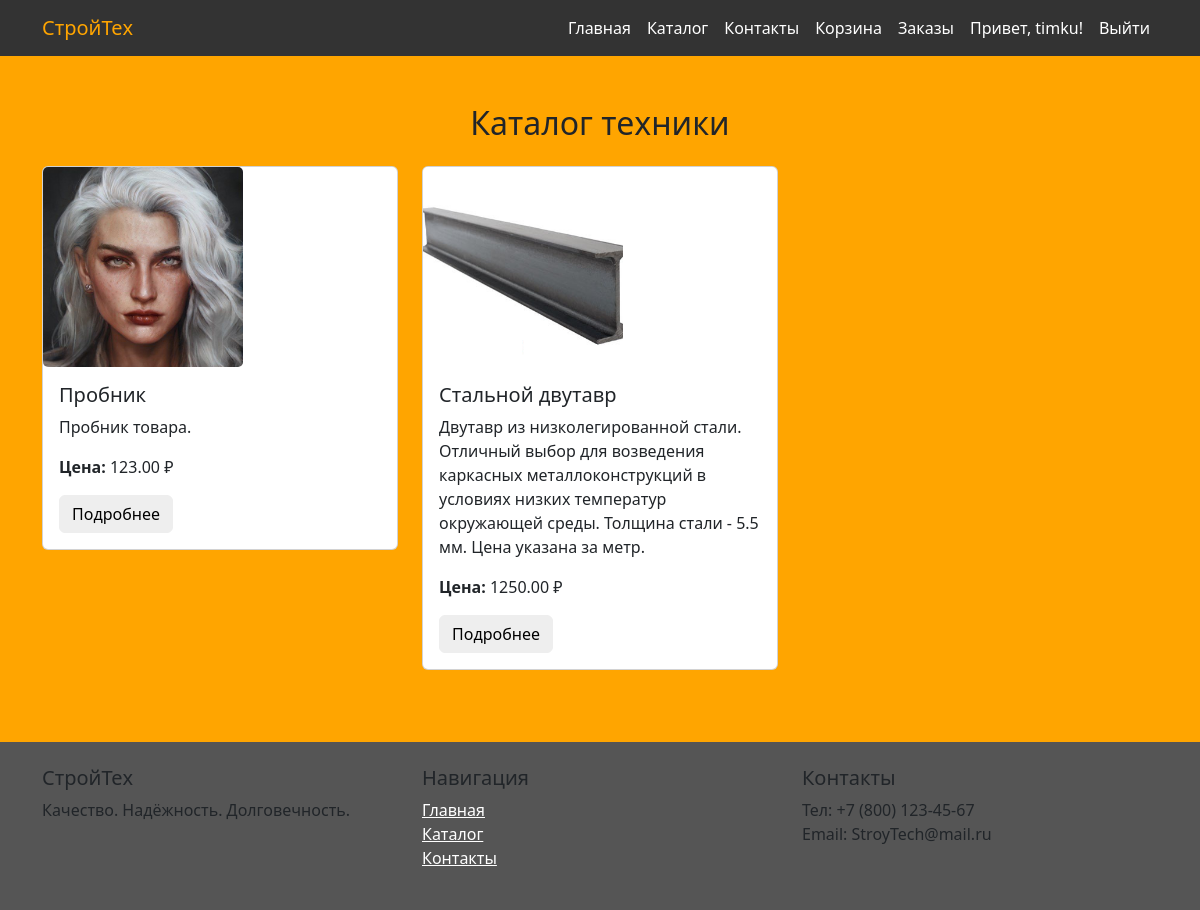
/catalog/ (signed in), run on the app's committed database.
### manager/models.py (models this page shows, shortened)
class Product(models.Model):
    name = models.CharField(max_length=200, verbose_name="Название товара")
    category = models.ForeignKey(Category, on_delete=models.PROTECT, related_name="products", verbose_name="Категория")
    manufacturer = models.ForeignKey(Manufacturer, on_delete=models.PROTECT, verbose_name="Производитель")
    materials = models.ManyToManyField(Material, related_name="products", verbose_name="Материалы")
    price = models.DecimalField(max_digits=10, decimal_places=2, verbose_name="Цена")
    stock = models.PositiveIntegerField(default=0, verbose_name="Количество на складе")
    description = models.TextField(blank=True, verbose_name="Описание")
    dimensions = models.CharField(max_length=100, blank=True, verbose_name="Размеры (ДxШxВ)")
    created_at = models.DateTimeField(default=timezone.now, verbose_name="Дата создания")
    is_available = models.BooleanField(default=True, verbose_name="В наличии")
    image = models.ImageField(upload_to='products/', blank=True, verbose_name="Изображение")
    class Meta:
        verbose_name = "Товар"
        verbose_name_plural = "Товары"

### firstapp/views.py (the view)
# urls.py: path('catalog/', catalog, name='catalog'),
@login_required
def catalog(request: WSGIRequest):
    product = Product.objects.all()
    return render(request, 'catalog.html', { 'product': product })

### firstapp/templates/catalog.html (shortened to what this page needs)
{% extends 'base.html' %}
{% load static %}
{% block content %}
    <section class="container my-5">
        <h2 class="text-center mb-4">Каталог техники</h2>
        <div class="row">
            {% for product in product %}
            	{% include 'includes/product_card.html' with product=product %}
            {% endfor %}
        </div>
    </section>
{% endblock %}

### templates/includes/header.html (shortened to what this page needs)
<header>
    <nav class="navbar navbar-expand-lg navbar-light bg-light"  style ="background-color: #333 !important">
        <div class="container">
            <a class="navbar-brand" href="{% url 'home' %}" style ="--bs-navbar-brand-color: orange">СтройТех</a>
            <div class="collapse navbar-collapse" id="navbarNav">
                <ul class="navbar-nav ms-auto">
                    <li class="nav-item"><a class="nav-link active" href="{% url 'home' %}"  style = "color:  white">Главная</a></li>
                    <li class="nav-item"><a class="nav-link" href="{% url 'catalog' %}"  style = "color:  white">Каталог</a></li>
                    <li class="nav-item"><a class="nav-link" href="{% url 'contact' %}"  style = "color:  white">Контакты</a></li>
                    {% if user.is_authenticated %}
                        <li class="nav-item">
                            <a class="nav-link" href="{% url 'cart' %}">Корзина</a>
                        </li>
                        <li class="nav-item">
                            <a class="nav-link" href="{% url 'order_history' %}">Заказы</a>
                        </li>
                        <li class="nav-item">
                            <span class="nav-link">Привет, {{ user.username }}!</span>
                        </li>
                        <li class="nav-item">
                            <a class="nav-link" href="{% url 'logout' %}">Выйти</a>
                        </li>
                    {% endif %}
                </ul>
            </div>
        </div>
    </nav>
</header>

### templates/includes/product_card.html
<div class="col-md-4 mb-4">
    <div class="card">
        <img src="{{ product.image.url }}" class="card-img-top card-img" alt="{{ product.name }}">
        <div class="card-body">
            <h5 class="card-title">{{ product.name }}</h5>
            <p class="card-text">{{ product.description }}</p>
            <p><strong>Цена:</strong> {{ product.price }} ₽</p>
            <a href="/product/{{ product.id }}" class="btn btn-primary">Подробнее</a>
        </div>
    </div>
</div>

### static/css/style.css (style rules this page uses)
body { min-height: 100dvh; display: flex; flex-direction: column; background-color: orange; }
.bg-light { background-color: #333 !important; }
.btn-primary { --bs-btn-color: #000; --bs-btn-bg: #eee; --bs-btn-border-color: #eee; --bs-btn-hover-color: #000; --bs-btn-hover-bg: #bbb; --bs-btn-hover-border-color: #bbb; --bs-btn-focus-shadow-rgb: 49, 132, 253; --bs-btn-active-color: #000; --bs-btn-active-bg: #eee; --bs-btn-active-border-color: #eee; --bs-btn-active-shadow: inset 0 3px 5px rgba(0, 0, 0, 0.125); --bs-btn-disabled-color: #000; --bs-btn-disabled-bg: #eee; --bs-btn-disabled-border-color: #eee; }
.navbar { --bs-navbar-padding-x: 0; --bs-navbar-padding-y: 0.5rem; --bs-navbar-color: #555 !important; --bs-navbar-hover-color: rgba(var(--bs-emphasis-color-rgb), 0.8); --bs-navbar-disabled-color: rgba(var(--bs-emphasis-color-rgb), 0.3); --bs-navbar-active-color: rgba(var(--bs-emphasis-color-rgb), 1); --bs-navbar-brand-padding-y: 0.3125rem; --bs-navbar-brand-margin-end: 1rem; --bs-navbar-brand-font-size: 1.25rem; --bs-navbar-brand-color: var(--bs-orange) !important; --bs-navbar-brand-hover-color: var(--bs-white) !important; --bs-navbar-nav-link-padding-x: 0.5rem; --bs-navbar-toggler-padding-y: 0.25rem; --bs-navbar-toggler-padding-x: 0.75rem; --bs-navbar-toggler-font-size: 1.25rem; --bs-navbar-toggler-border-color: rgba(var(--bs-emphasis-color-rgb), 0.15); --bs-navbar-toggler-border-radius: var(--bs-border-radius); --bs-navbar-toggler-focus-width: 0.25rem; --bs-navbar-toggler-transition: box-shadow 0.15s ease-in-out; position: relative; display: flex; flex-wrap: wrap; align-items: center; justify-content: space-between; padding: var(--bs-navbar-padding-y) var(--bs-navbar-padding-x); }
.navbar-brand { padding-top: var(--bs-navbar-brand-padding-y); padding-bottom: var(--bs-navbar-brand-padding-y); margin-right: var(--bs-navbar-brand-margin-end); font-size: var(--bs-navbar-brand-font-size); color: var(--bs-navbar-brand-color); text-decoration: none; white-space: nowrap; }
.nav-link { color: white !important; }
.card-img { height: 200px; width: 200px; object-fit: cover; }

### data on the page
Product: image (picture), name "Пробник", description "Пробник товара.", price "123.00"
Product: image (picture), name "Стальной двутавр", description "Двутавр из низколегированной стали. Отличный выбор для возведения каркасных металлоконструкций в условиях низких температур окружающей среды. Толщина стали - 5.5 мм. Цена указана за метр.", price "1250.00"

### other printed values
{{ user.username }} "timku"
